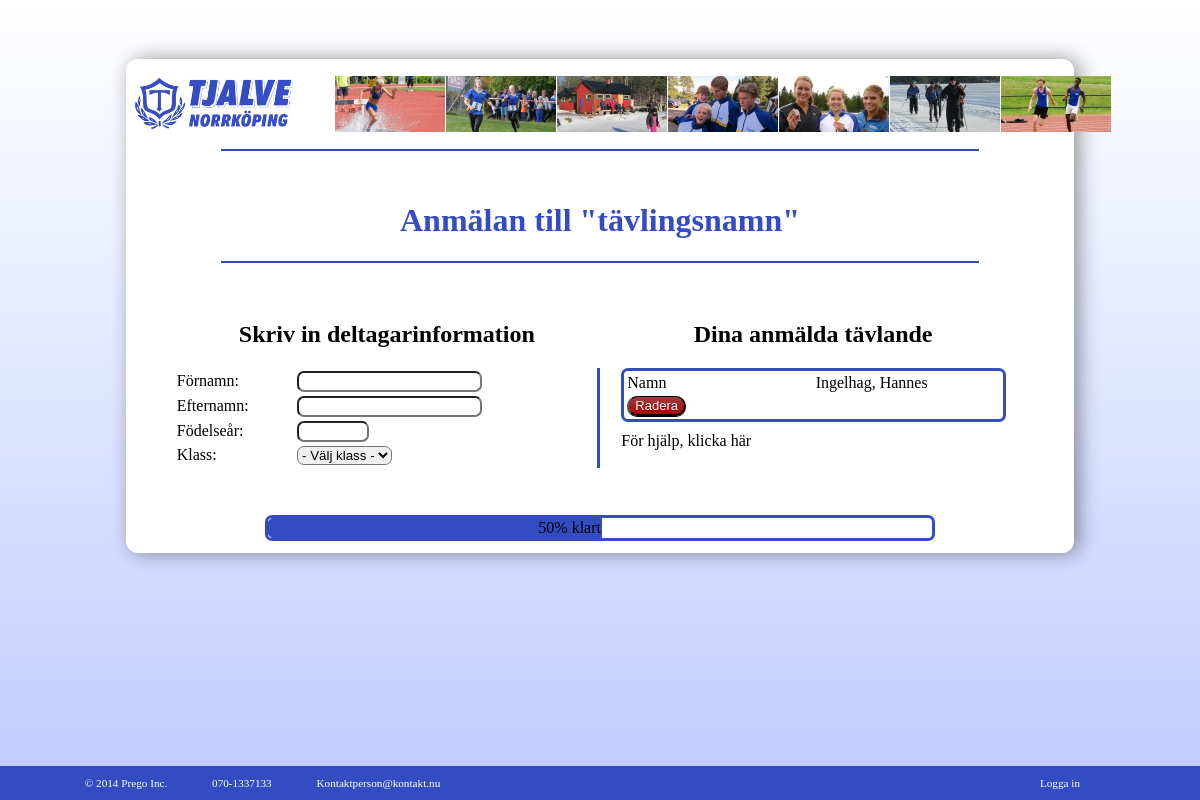
The page /tjalve/applyTwo.php?contactId=18 on the database as committed earlier.
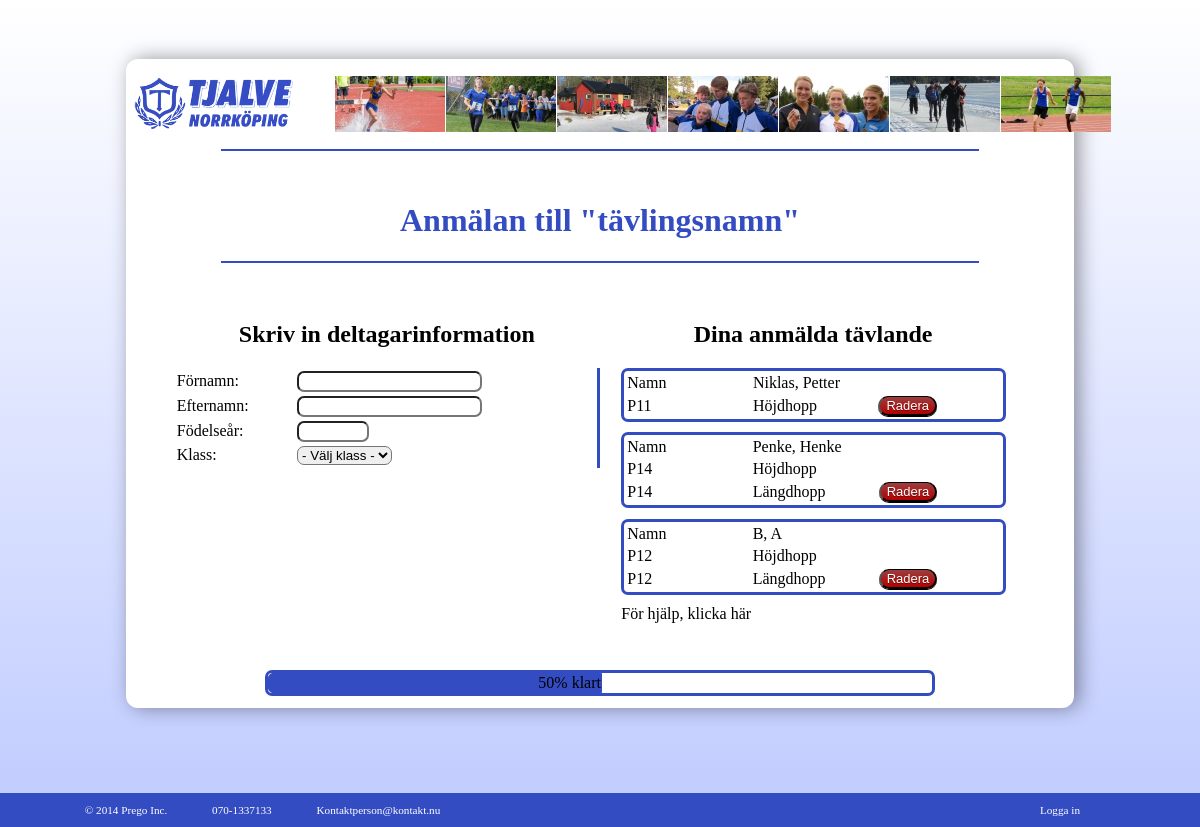
The same page on the database as committed later.
### tables this page shows
CREATE TABLE IF NOT EXISTS `participant` (
  `contactId` int(5) NOT NULL,
  `participantId` int(5) NOT NULL AUTO_INCREMENT,
  `firstName` varchar(50) NOT NULL,
  `lastName` varchar(50) NOT NULL,
  `birthYear` int(4) NOT NULL,
  `class` varchar(5) NOT NULL,
  `discipline` varchar(50) NOT NULL,
  PRIMARY KEY (`participantId`)
);

CREATE TABLE IF NOT EXISTS `disciplines` (
  `participantId` int(255) NOT NULL,
  `class` varchar(10) NOT NULL,
  `discipline` varchar(50) NOT NULL,
  `SB` text NOT NULL,
  `PB` text NOT NULL
);

### tjalve/database/findParticipants.php (the view, shortened to what this page needs)
<?php
	include "config.php";
	$contactId = $_GET['contactId'];
	$query = "SELECT * FROM participant WHERE contactId = '$contactId'";
	$data = mysqli_query($con, $query);
	while($row = $data->fetch_object()) {
		echo "<div id='confirmedParticipantOneEach'><table id='confirmedParticipantTable'><tr><td>Namn</td>"
				. "<td>" . $row->lastName . ", " . $row->firstName . "</td></tr>";
		$disciplinesquery = "SELECT * FROM disciplines WHERE participantId = '$row->participantId'";
		$disciplinesquerydata = mysqli_query($con, $disciplinesquery);
		while($disciplineRow = $disciplinesquerydata->fetch_object()) {
			echo "<tr><td>"
				. $disciplineRow->class . "</td><td>"
				. $disciplineRow->discipline . "</td>";
		}
		echo "<td><a href='database/deleteParticipants.php?participantId=".$row->participantId."'><button id='deleteButton'>Radera</button></a></td> </tr></table></div>";
	}
?>

### tjalve/templates/header.php (shortened to what this page needs)
<!DOCTYPE HTML>
<html>
	<head>
		<link rel="stylesheet" type="text/css" href="css/stylesheet.css" />
	</head>
	<body>
		<div id = "innerBody">
			<div id = "logga">
        <a href="index.php"><img src="pic/logga.jpg" alt="sidans logga" /></a>
      </div>
			<hr>

### tjalve/applyTwo.php (shortened to what this page needs)
<?php
	include "templates/header.php";
?>
<h1>Anmälan till "tävlingsnamn"</h1>
<hr>
<div id="leftPartOfApplication">
	<h2>Skriv in deltagarinformation</h2>
	<form method="post" id="firstForm" name="firstForm" action="database/addParticipant.php">
		<table id ="formDiv">
			<tr>
				<td>Förnamn:</td>
				<td><input type="text" name="fName" id="firstName" required/></td>
			</tr>
			<tr>
				<td>Efternamn:</td>
				<td><input type="text" name="lName" id="lastName" required/></td>
			</tr>
			<tr>
				<td>Födelseår:</td>
				<td>
					<input type="number" name="bYear" id="yearOfBirth" min="1900" max="2050" required/>
				</td>
			</tr>
			<tr>
				<td><label for="select">Klass:</label></td>
				<td>
					<select name="chooseClass" id="chooseClass" required>
					<option> - Välj klass - </option>
					</select>
				</td>
			</tr>
		</table>
		</form>
		</div>
</div>
<div id="rightPartOfApplication">
	<h2>Dina anmälda tävlande</h2>
	<div id="confirmedDiv">
		<?php
		include "database/findParticipants.php";
		?>
	</div>
	<a id="dropDown" href="#" class="cthrough">För hjälp, klicka här</a>
</div>
<div class=progressBar>
	<div class=progress>50% klart</div>
</div
<?php
	include "templates/footer.php";
?>

### tjalve/templates/footer.php (shortened to what this page needs)
		<div class="footer">
			<ul class="left-links">
		        <li>© 2014 Prego Inc.</li>
		        <li>070-1337133</li>
		        <li>Kontaktperson@kontakt.nu</li>
			</ul>
			<ul class="right-links">
		        <li><a href = "login.php">Logga in</a></li>
			</ul>
		</div>
	</body>
</html>

### tjalve/css/stylesheet.css (style rules this page uses)
a { color: black; text-decoration: none; }
body { background: linear-gradient(white, #bfcbff) fixed no-repeat bottom left; height: 100%; }
hr { border-style: solid; border-color: #344cc2; border-width: 2px 0 0 0; height: 30px; width: 80%; }
h1 { color: #344cc2; font-family: Verdana; text-align: center; }
h2 { font-family:"Verdana"; text-align: center; }
.footer { background-color: #344cc2; bottom:0; color: white; font:Verdana; font-size: 0.7em; left:0; position:fixed; width:100%; }
.footer a { color:white; font-family:"Verdana"; }
.footer li { float:left; list-style-type:none; padding-left:4em; }
.left-links { float:left; }
.progress { border: 1px solid #344cc2; background-color: #344cc2; border-bottom-left-radius: 5px; border-top-left-radius: 5px; height: 100%; text-align: right; width: 50%; }
.progressBar { border: 3px solid #344cc2; border-radius: 7px; clear:both; height: 5%; margin-left: auto; margin-right: auto; text-align: center; width:70%; }
.right-links { float:right; margin-right:10%; }
#confirmedDiv { margin-left: 5%; }
#confirmedParticipantTable { margin-right: 5%; width: 100%; }
#confirmedParticipantTable td { width: 20%; }
#confirmedParticipantOneEach { border: 3px solid #344cc2; border-radius: 7px; margin-right: 5%; margin-top: 2.5%; margin-bottom: 2.5%; }
#deleteButton { border-top: 1px solid #000000; border-radius: 7px; background: #b50000; background: -webkit-gradient(linear, left top, left bottom, from(#9c3e3e), to(#b50000)); background: -webkit-linear-gradient(top, #9c3e3e, #b50000); background: -moz-linear-gradient(top, #9c3e3e, #b50000); background: -ms-linear-gradient(top, #9c3e3e, #b50000); background: -o-linear-gradient(top, #9c3e3e, #b50000); box-shadow: rgba(0,0,0,1) 0 1px 0; color: #ffffff; font-size: 13px; font-family: 'Lucida Grande', Helvetica, Arial, Sans-Serif; text-shadow: rgba(0,0,0,.4) 0 1px 0; text-decoration: none; vertical-align: middle; -webkit-box-shadow: rgba(0,0,0,1) 0 1px 0; -moz-box-shadow: rgba(0,0,0,1) 0 1px 0; -webkit-border-radius: 40px; -moz-border-radius: 40px; }
#dropDown { margin-left: 5%; }
#formDiv { border-right: 3px solid #344cc2; float: left; text-align: left; width: 100%; }
#leftPartOfApplication { width: 45%; float: left; margin-left: 5%; margin-bottom: 5%; }
#innerBody { background-color: white; border: 10px; border-radius: 7px; margin: 5% 10% 10%; height: 100%; padding: 1% 0 1% 0; -webkit-box-shadow: 5px 0px 20px rgba(0, 0, 0, 0.4); -moz-box-shadow: 20px 20px 20px rgba(23, 69, 88, .5); -webkit-border-radius: 12px; -moz-border-radius: 7px; }
#logga { padding: 5px; text-align:center; vertical-align: middle; }
#rightPartOfApplication { width: 45%; float: right; margin-bottom: 5%; margin-right: 5%; }
#contactPerson, #email, #repeatEmail, #contactPhone, #chooseClub, #continues, #yearOfBirth, #firstName, #lastName, #chooseClass { border-radius: 7px; }

Rows that differ between the two databases and show on the page:
removed participant: lastName "Ingelhag", firstName "Hannes"
added participant: lastName "Niklas", firstName "Petter"
added disciplines: class "P11", discipline "Höjdhopp", shown under "Niklas"
added participant: lastName "Penke", firstName "Henke"
added disciplines: class "P14", discipline "Höjdhopp", shown under "Penke"
added disciplines: class "P14", discipline "Längdhopp", shown under "Penke"
added participant: lastName "B", firstName "A"
added disciplines: class "P12", discipline "Höjdhopp", shown under "B"
added disciplines: class "P12", discipline "Längdhopp", shown under "B"
